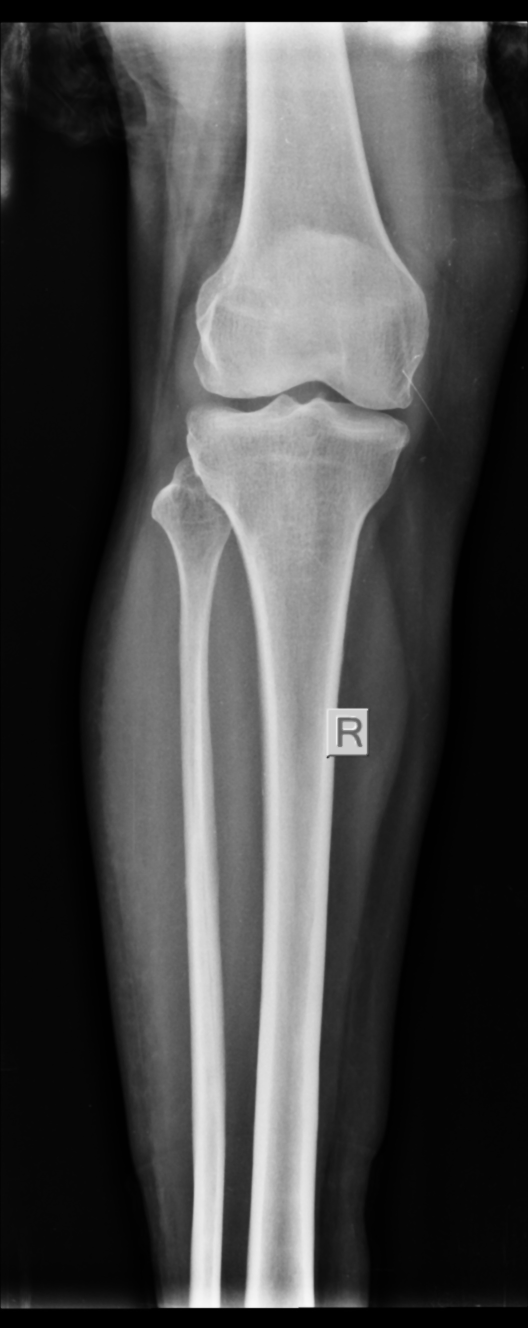
#> input picture dataset/normal/104.jpg, 1056 x 2656 px, found by its file name (shown at 1/2 size); its folder holds only this picture in this run
$ jupyter execute 02_07_PreProcessing.ipynb   (shell and % lines are left out)   (text cells are left out)
#> lines starting #> are read from the running program, lines starting #| are printed output that depends on the picture; pictures that were not available may be replaced by others from this repository, and a replacement may not be noted
[cell 1]
from google.colab import drive as drive
drive.mount('/content/drive')

[cell 2]
# Access a public Github repos
%cd '/content'

[cell 3]
import pandas as pd
import numpy as np
import os
import matplotlib.pyplot as plt
import cv2
from PIL import Image

[cell 4]
# @title
def DataSetSummary (local_path, tabs):
  # Take list of files & folders in local folder
  all_items = os.listdir(local_path)

  # Filter folder list
  folders = [item for item in all_items if os.path.isdir(os.path.join(local_path, item))]

  # Print summary information if folders > 0:
  if(len(folders) > 0):
    indent = '\t' * tabs
    print("{}Tổng số thư mục: {}".format(indent, len(folders)))
    for folder in folders:
      folder_path = os.path.join(local_path, folder)
      files_in_folder = len(os.listdir(folder_path))
      print("{}-Thư mục: {}, Số tệp: {}".format(indent, folder, files_in_folder))
      DataSetSummary(folder_path, tabs+1)

# DataSetSummary(local_path, 0)

[cell 5]
# import os

# Hierarchical local folder in Colab
repository_folder = ["Osteoporosis-Knee-Xray-Dataset"]

for folder in repository_folder:
  local_path = '/content/' + folder + '/dataset'
  DataSetSummary(local_path, 0)
  local_path = '/content/' + folder + '/sample'
  DataSetSummary(local_path, 0)

[cell 6]
%cd /content/drive/MyDrive/Colab Notebooks/Thesis/Preprocessing/Osteoporosis-Knee-Xray-Dataset

[cell 7]
# Set the path to your dataset
dataset_path = '/content/Osteoporosis-Knee-Xray-Dataset/sample'
# dataset_path = '/content/Osteoporosis-Knee-Xray-Dataset/dataset'

[cell 8]
# [26 lines of commented-out code are left out]

[cell 9]
class Image:
    def __init__(self, path, label):
        # self.image = cv2.imread(path) # directly read
        self.path = path # only directory
        self.label = label

def load_images_from_folder(dataset_path, images_per_class=None):
    images = {}
    for class_name in os.listdir(dataset_path):
        class_folder_path = os.path.join(dataset_path, class_name)
        if os.path.isdir(class_folder_path):
            count = 0
            images[class_name] = []
            for image_name in os.listdir(class_folder_path):
                if images_per_class is None or count < images_per_class:
                    image_path = os.path.join(class_folder_path, image_name)
                    img = Image(image_path, class_name)
                    images[class_name].append(img)
                    count += 1
    return images

def imshow(images, images_per_class=None):
#> called with images_per_class = 10
    for class_name, imgs in images.items():
        plt.figure(figsize=(30,30))
        print(f'Class {class_name}')
        for i in range(min(images_per_class if images_per_class else len(imgs), len(imgs))):
            plt.subplot(1, images_per_class if images_per_class else len(imgs), i+1)
            img = cv2.imread(imgs[i].path)
#> img is the input picture: shape (2656, 1056, 3); min 0, max 249, mean 73.6
            # img = cv2.cvtColor(img, cv2.COLOR_BGR2RGB)
            plt.imshow(img)
            # plt.title(os.path.basename(imgs[i].path))
            plt.axis('off')
        plt.show()

# Example usage:
images = load_images_from_folder('/content/Osteoporosis-Knee-Xray-Dataset/dataset')
imshow(images, 10)

[cell 10]
from PIL import Image

def get_image_specifications(image_path):
    # Open the image file
    with Image.open(image_path) as img:
        # Get image specifications
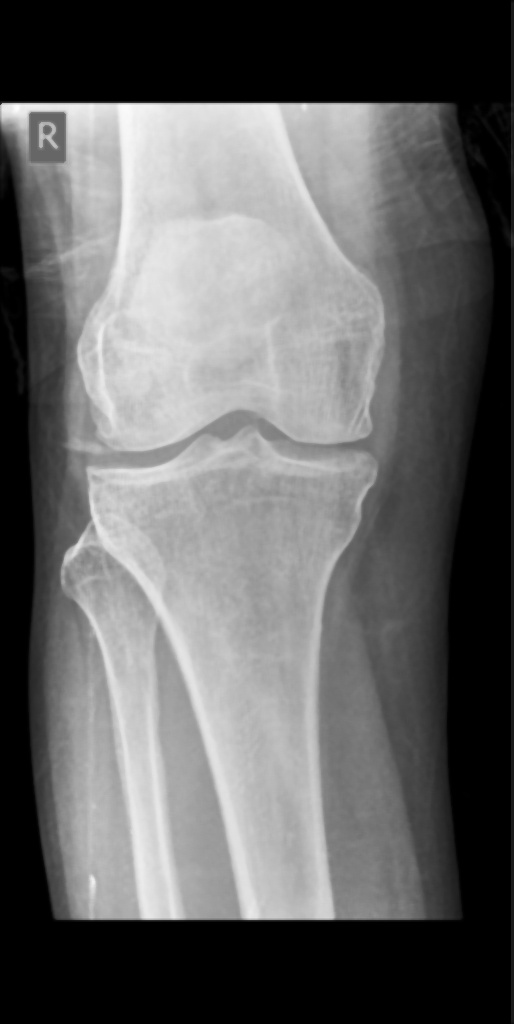
#> input picture sample/osteoporosis/1.jpg, 514 x 1024 px, given in place of 1.JPEG, which was not available
#> img is the input picture: PIL image 514x1024 L; min 0, max 254, mean 101.5
        image_format = img.format
        image_mode = img.mode
        image_size = img.size
        image_width, image_height = img.size
        image_color = img.getcolors()
#> image_color = 255 pairs, first value 2 to 154640, second value 0 to 254

    return f"Image Format: {image_format}\nImage Mode: {image_mode}\nImage Size: {image_size} pixels (Width: {image_width}, Height: {image_height})\nImage Colors: {image_color}"

# Example usage:
print('images.keys:', images.keys())
image_path = "/content/Osteoporosis-Knee-Xray-Dataset/dataset/osteoporosis/1.JPEG"
# print('image_path:',image_path := images['normal'][0].path)
image_specifications = get_image_specifications(image_path)
print(image_specifications)
#> (printed output is left out)

[cell 11]
from skimage.metrics import peak_signal_noise_ratio, mean_squared_error

# [21 lines left out: function calculate_metrics, not called in this run]

[cell 12]
import cv2
import numpy as np

# [27 lines left out: function calculate_metrics, not called in this run]

[cell 13]
import os
import cv2
import numpy as np
from shutil import copyfile

def preprocess_and_copy(src_dir, dest_dir, preprocess_func):
    # Check if src_dir is a directory
    if os.path.isdir(src_dir):
        # If dest_dir does not exist, create it
        os.makedirs(dest_dir, exist_ok=True)

        # Iterate over files/directories in src_dir
        for item in os.listdir(src_dir):
            src_item_path = os.path.join(src_dir, item)
            dest_item_path = os.path.join(dest_dir, item)

            # If item is a directory, call function recursively
            if os.path.isdir(src_item_path):
                preprocess_and_copy(src_item_path, dest_item_path, preprocess_func)
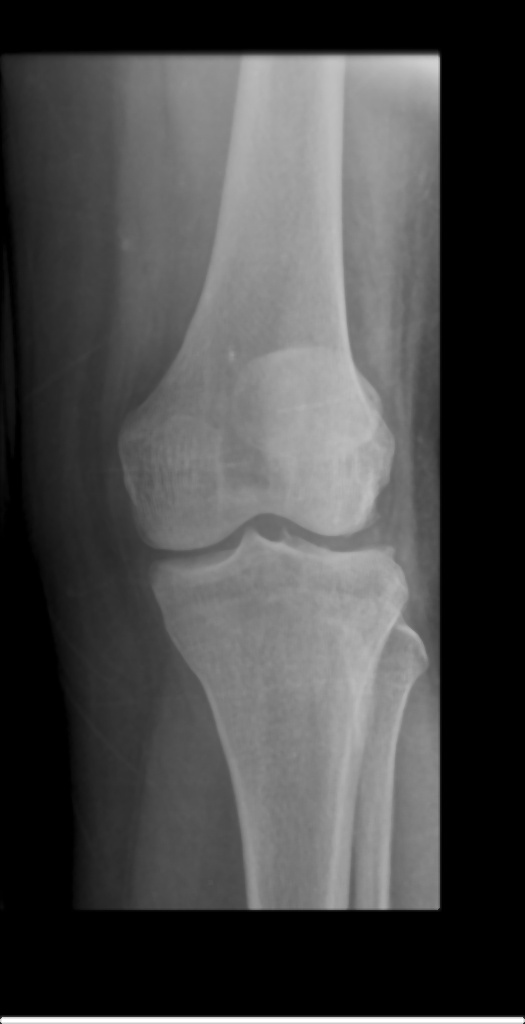
#> input picture sample/normal/10.jpg, 525 x 1024 px, found by its file name
#> in preprocess_and_copy, img is the input picture: shape (1024, 525, 3); min 0, max 255, mean 72.4
            # If item is a file, apply preprocessing and copy
            elif os.path.isfile(src_item_path):
                img = cv2.imread(src_item_path)
                if img is not None:
                    img = preprocess_func(img)
                    cv2.imwrite(dest_item_path, img)

# Define your preprocessing function here
def preprocess_func(img):
    # TODO: Add your preprocessing steps here
    return img

# Usage:
dataset_path = '/content/Osteoporosis-Knee-Xray-Dataset/sample'
# dataset_path = '/content/Osteoporosis-Knee-Xray-Dataset/dataset'
output_path = '/content/drive/MyDrive/Colab Notebooks/Thesis/Preprocessing/Osteoporosis-Knee-Xray-Dataset/Original'
preprocess_and_copy(dataset_path, output_path, preprocess_func)

[cell 14]
'''
DOI: https://doi.org/10.1109/ICEECCOT.2017.8284595
Without using padding.
'''
import numpy as np
from scipy.ndimage import median_filter

def median_filter_window(window):
    return np.median(window)

def average_filter_window(window, median_value):
    return (window + median_value) / 2

def hybrid_filter(image, window_size):
#> called with image = array of shape (4, 4), window_size = (3, 3)
    height, width = image.shape
    result_image = np.zeros_like(image, dtype=float)

    half_window_height, half_window_width = window_size[0] // 2, window_size[1] // 2

    for x in range(half_window_height, height - half_window_height):
        for y in range(half_window_width, width - half_window_width):
            sub_window = image[x - half_window_height:x + half_window_height + 1, y - half_window_width:y + half_window_width + 1]
            print(sub_window)

            # Median Value Calculation
            median_value = median_filter_window(sub_window)
            print(median_value)

            # Average Value Calculation
            average_values = average_filter_window(sub_window, median_value)
            print(average_values)

            # Center Pixel Value Calculation
            result_image[x, y] = np.mean(average_values)
            print(result_image[x, y], '\n')

    return result_image

# Example Original Image in Numpy
img = np.array([[156, 106, 114, 190],
            [128, 103, 114, 81],
            [136, 136, 147, 96],
            [181, 111, 214, 81]])

# Assuming image is a 2D NumPy array
window_size = (3, 3)  # Adjust the window size as needed

# Apply the filtering method
result = hybrid_filter(img, window_size)
print(result)

import matplotlib.pyplot as plt

# Assuming 'img' is your original image and 'result' is the filtered image

# Plot the original image
plt.subplot(1, 2, 1)
plt.title('Original Image')
plt.imshow(img, cmap='gray')
plt.axis('off')

# Plot the filtered image
plt.subplot(1, 2, 2)
plt.title('Filtered Image')
plt.imshow(result, cmap='gray')
plt.axis('off')

# Show the plot
plt.show()
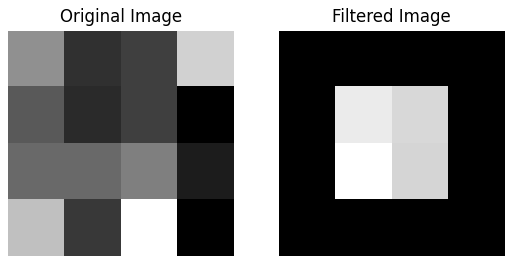
#> figure drawn by matplotlib, 2 panels
#> (the rest of the program and of its run is left out)
